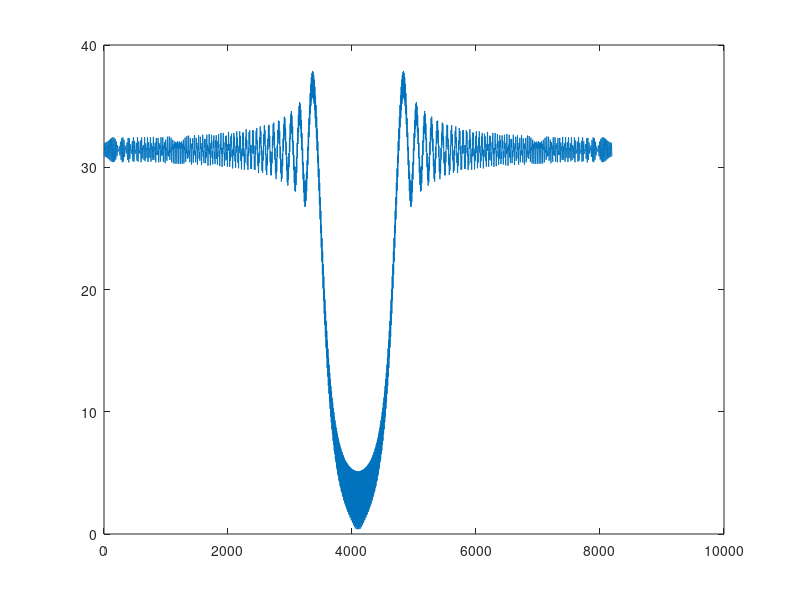
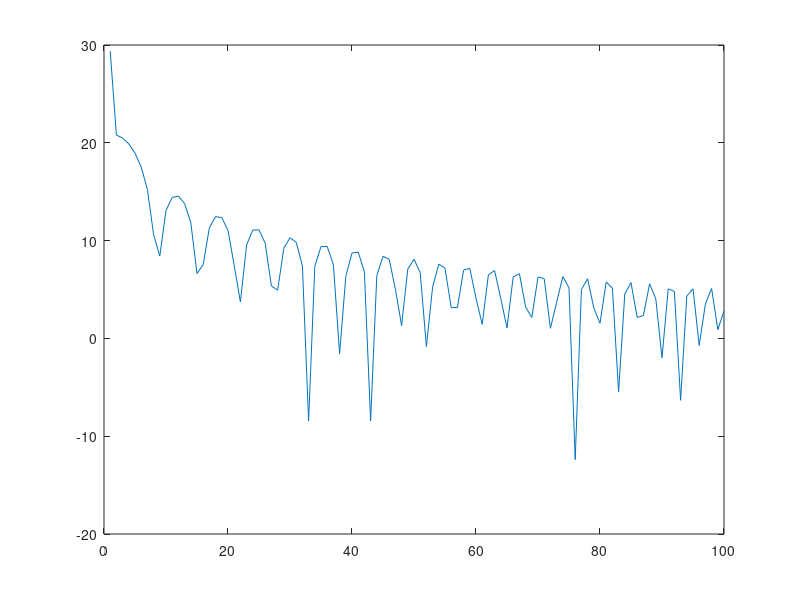
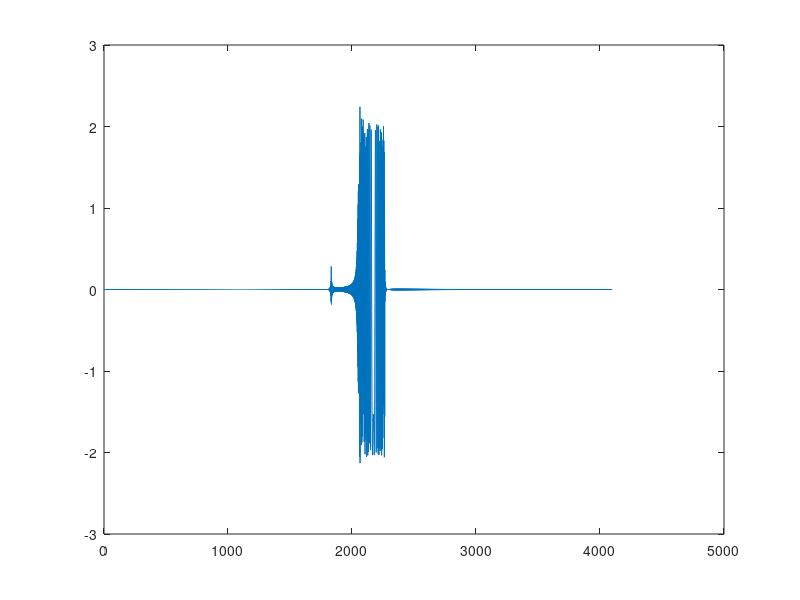
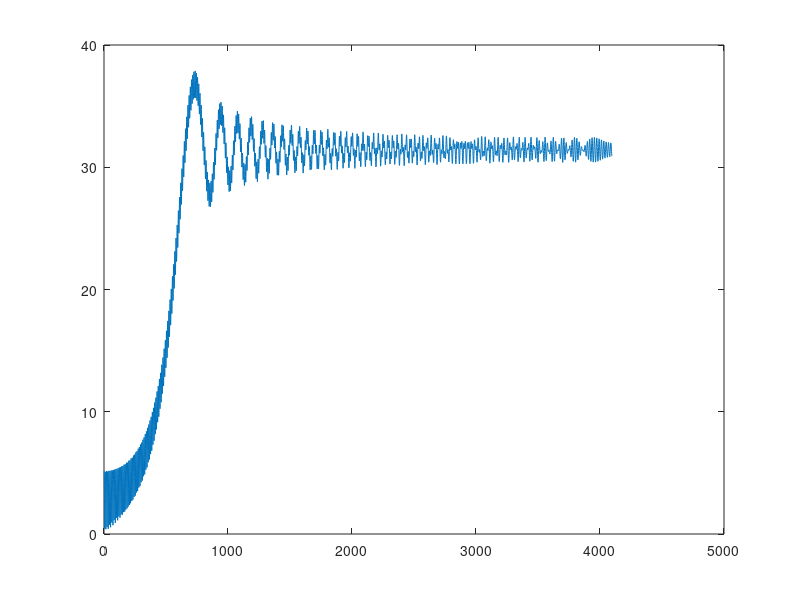

MATLAB code to generate these figures, in order:
% create a chirp and downsample to lower bandwidth
clear all; close all;

s=-518518520000.000000*2;
fs=32e6;
tau=27e-6;

k=[1:8192];
t=(k-4096)/fs;

mask=ones(1,8192);
mask(find(abs(t)>tau/2))=0;

chirp=exp(j*pi*s*t.^2).*mask;
ref=chirp;

%plot(mask);

spectrum=fft(chirp);
figure(1);
plot(abs(spectrum));

% compress
refspectrum=fft(ref);
impulse=ifft(spectrum.*conj(refspectrum));

figure(2); plot(10*log10(abs(impulse(1:100))));

% take half of the spectrum
spectrum2=spectrum(4097:8192);
%spectrum2(2049:4096)=spectrum(6145:8192);

chirp2=ifft(fftshift(spectrum2));
figure(3); plot(real(chirp2));

figure(4); plot(abs(spectrum2));